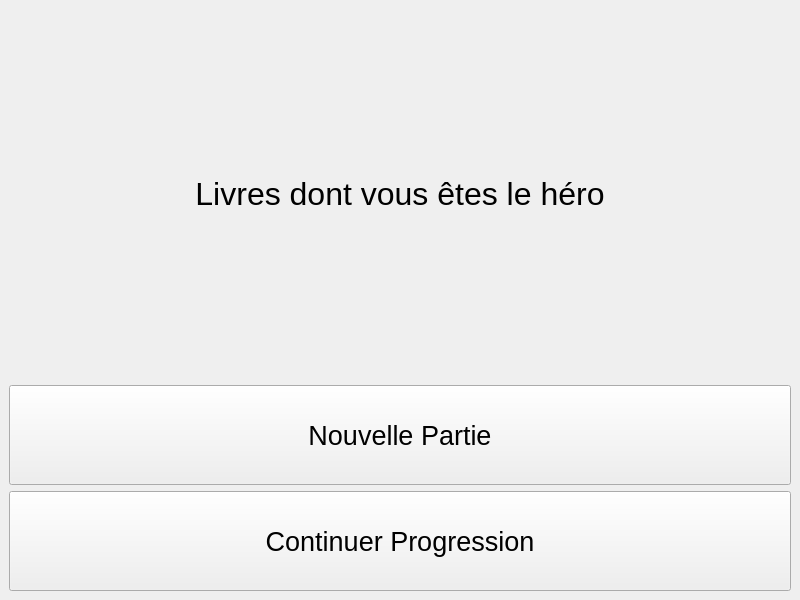
<?xml version="1.0" encoding="UTF-8"?>
<ui version="4.0">
 <class>MainWindow</class>
 <widget class="QMainWindow" name="MainWindow">
  <property name="geometry">
   <rect>
    <x>0</x>
    <y>0</y>
    <width>800</width>
    <height>600</height>
   </rect>
  </property>
  <property name="windowTitle">
   <string>MainWindow</string>
  </property>
  <widget class="QWidget" name="centralwidget">
   <layout class="QVBoxLayout" name="verticalLayout_2">
    <item>
     <layout class="QVBoxLayout" name="verticalLayout">
      <item>
       <widget class="QLabel" name="message_bienvenu">
        <property name="font">
         <font>
          <pointsize>24</pointsize>
         </font>
        </property>
        <property name="text">
         <string>Livres dont vous êtes le héro</string>
        </property>
        <property name="alignment">
         <set>Qt::AlignCenter</set>
        </property>
       </widget>
      </item>
      <item>
       <widget class="QPushButton" name="bouton_nouvelle_partie">
        <property name="minimumSize">
         <size>
          <width>0</width>
          <height>100</height>
         </size>
        </property>
        <property name="font">
         <font>
          <pointsize>20</pointsize>
         </font>
        </property>
        <property name="text">
         <string>Nouvelle Partie</string>
        </property>
       </widget>
      </item>
      <item>
       <widget class="QPushButton" name="bouton_continuer_sauvegarde">
        <property name="minimumSize">
         <size>
          <width>0</width>
          <height>100</height>
         </size>
        </property>
        <property name="font">
         <font>
          <pointsize>20</pointsize>
         </font>
        </property>
        <property name="text">
         <string>Continuer Progression</string>
        </property>
       </widget>
      </item>
     </layout>
    </item>
   </layout>
  </widget>
 </widget>
 <resources/>
 <connections/>
</ui>
